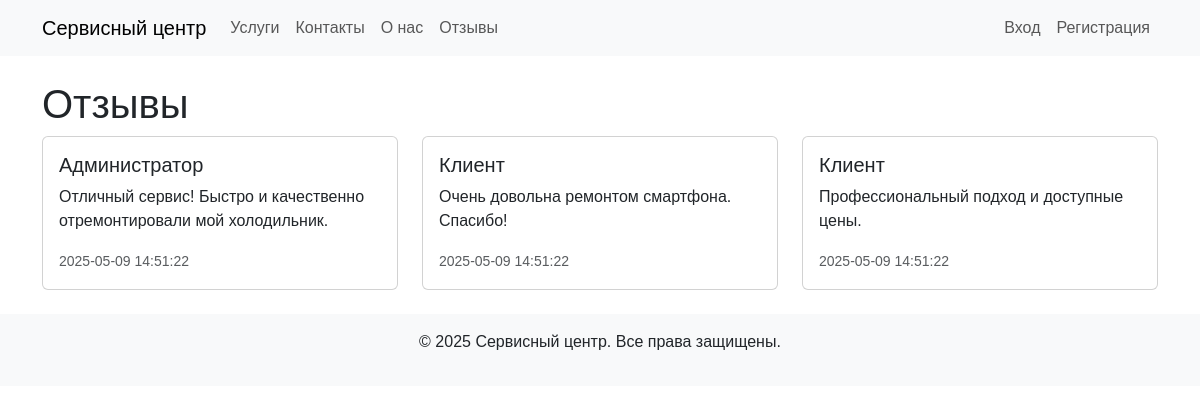
Screenshot of /reviews.php with the database file from the repository.
### tables this page shows
CREATE TABLE reviews (
    id INT AUTO_INCREMENT PRIMARY KEY,
    request_id INT NOT NULL,
    user_id INT NOT NULL,
    author VARCHAR(255) NOT NULL,
    text TEXT NOT NULL,
    created_at TIMESTAMP DEFAULT CURRENT_TIMESTAMP,
    FOREIGN KEY (request_id) REFERENCES requests(id) ON DELETE CASCADE,
    FOREIGN KEY (user_id) REFERENCES users(id) ON DELETE CASCADE
);

CREATE TABLE users (
    id INT AUTO_INCREMENT PRIMARY KEY,
    name VARCHAR(255) NOT NULL,
    phone VARCHAR(20) NOT NULL,
    email VARCHAR(255) UNIQUE NOT NULL,
    password VARCHAR(255) NOT NULL,
    role ENUM('admin', 'worker', 'editor', 'client') NOT NULL DEFAULT 'client'
);

### public/reviews.php (the view)
<?php
require_once 'includes/header.php';
require_once 'includes/db.php';
$reviews = $pdo->query('SELECT r.*, u.name AS user_name FROM reviews r LEFT JOIN users u ON r.user_id = u.id')->fetchAll();
?>
<h1>Отзывы</h1>
<div class="row">
    <?php foreach ($reviews as $review): ?>
        <div class="col-md-4">
            <div class="card">
                <div class="card-body">
                    <h5 class="card-title"><?php echo htmlspecialchars($review['user_name'] ?? $review['author']); ?></h5>
                    <p class="card-text"><?php echo $review['text']; ?></p>
                    <p class="card-text"><small class="text-muted"><?php echo $review['created_at']; ?></small></p>
                </div>
            </div>
        </div>
    <?php endforeach; ?>
</div>
<?php
require_once 'includes/footer.php';
?>

### public/assets/css/style.css (style rules this page uses)
body { font-family: Arial, sans-serif; }

### rows the page displays
reviews: user.name "Администратор", text "Отличный сервис! Быстро и качественно отремонтировали мой холодильник.", created_at "2025-05-09 14:51:22"
reviews: user.name "Клиент", text "Очень довольна ремонтом смартфона. Спасибо!", created_at "2025-05-09 14:51:22"
reviews: user.name "Клиент", text "Профессиональный подход и доступные цены.", created_at "2025-05-09 14:51:22"
